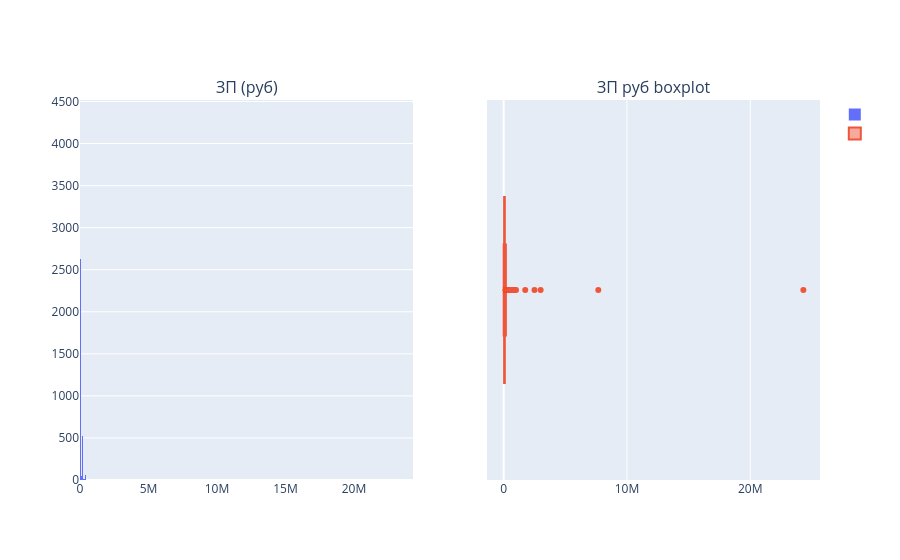

Here is the notebook cell this chart was saved with:
### Markdown cell above
3. Постройте распределение признака **"ЗП (руб)"**. Опишите данное распределение, отвечая на следующие вопросы: каковы предельные значения признака, в каком примерном интервале находится заработная плата большинства соискателей? Есть ли аномалии для признака возраста? Обратите внимание на гигантские размеры желаемой заработной платы.
*Совет: постройте гистограмму и коробчатую диаграмму рядом.*

### Code cell
fig = make_subplots(
    rows=1, 
    cols=2, 
    subplot_titles=('ЗП (руб)', 'ЗП руб boxplot')
)
fig.add_trace(
    go.Histogram(x=hh_data['ЗП (руб)'], name=''),
    row=1, col=1
)
fig.add_trace(
    go.Box(x=hh_data['ЗП (руб)'], name=''),
    row=1, col=2,
)
fig.show()

### Figure 1 — Plotly figure (JSON) as saved in the notebook; plotly's stock layout.template omitted (floating-point values rounded to 4 significant figures; data arrays with more than 128 entries replaced by an {"elided": "..."} marker saying what was removed)
{"data": [{"name": "", "type": "histogram", "x": {"elided": "44744 float values"}, "xaxis": "x", "yaxis": "y"}, {"name": "", "type": "box", "x": {"elided": "44744 float values"}, "xaxis": "x2", "yaxis": "y2"}], "layout": {"annotations": [{"font": {"size": 16}, "showarrow": false, "text": "ЗП (руб)", "x": 0.225, "xanchor": "center", "xref": "paper", "y": 1, "yanchor": "bottom", "yref": "paper"}, {"font": {"size": 16}, "showarrow": false, "text": "ЗП руб boxplot", "x": 0.775, "xanchor": "center", "xref": "paper", "y": 1, "yanchor": "bottom", "yref": "paper"}], "xaxis": {"anchor": "y", "domain": [0, 0.45]}, "xaxis2": {"anchor": "y2", "domain": [0.55, 1]}, "yaxis": {"anchor": "x", "domain": [0, 1]}, "yaxis2": {"anchor": "x2", "domain": [0, 1]}}}
